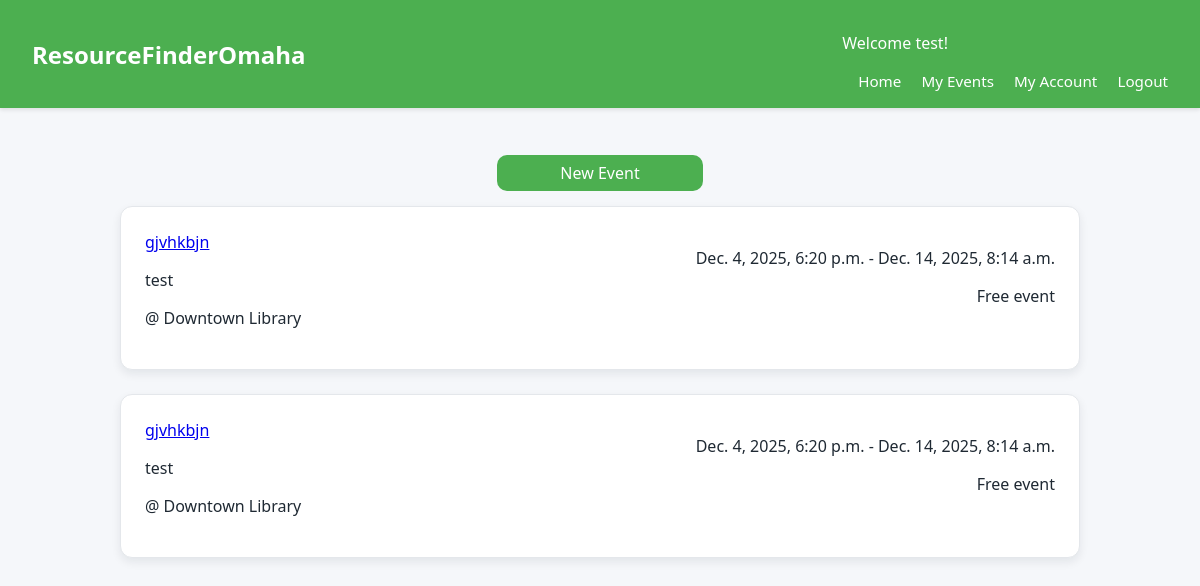
/myevents/ (signed in), run on an earlier commit of the app's database.
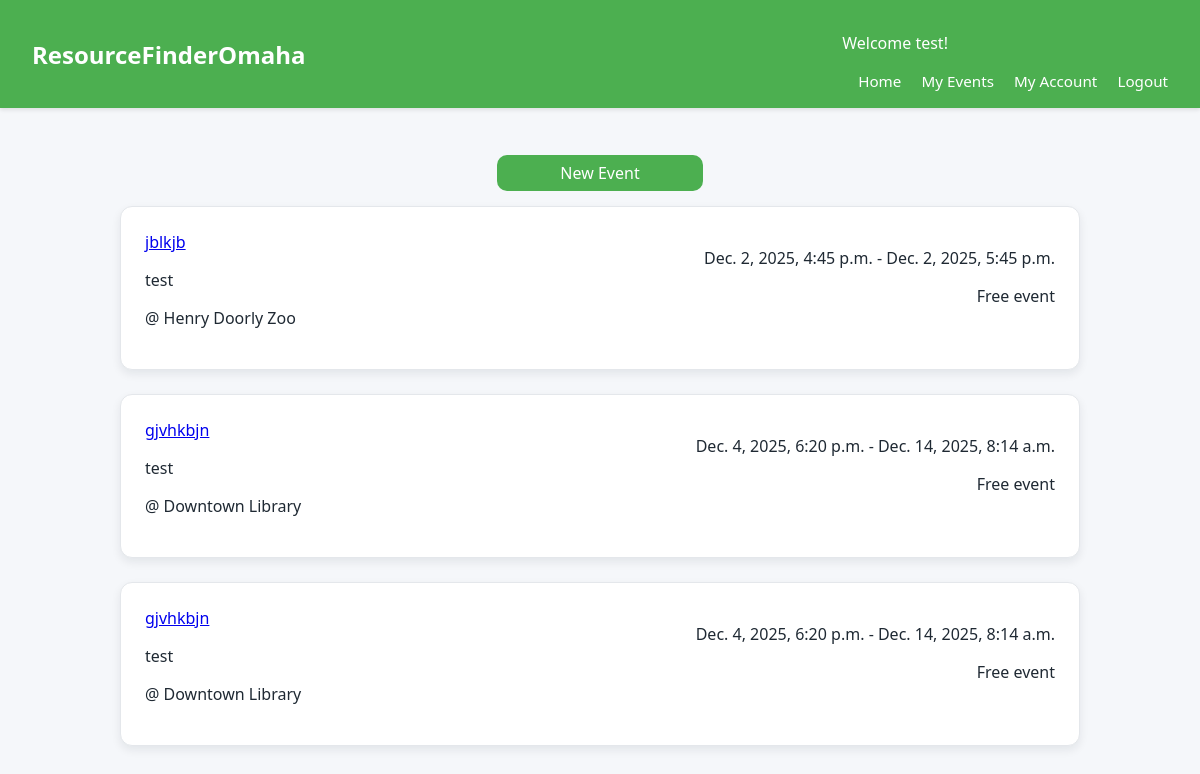
And on a later commit of the database.
### events/models.py (models this page shows, shortened)
class TimeStamped(models.Model):
    created_at = models.DateTimeField(auto_now_add=True)
    updated_at = models.DateTimeField(auto_now=True)
    class Meta:
        abstract = True

class Event(TimeStamped):
    org = models.ForeignKey(Organization, on_delete=models.CASCADE, related_name="events")
    title = models.CharField(max_length=200)
    description = models.TextField(blank=True)
    start_at = models.DateTimeField()
    end_at = models.DateTimeField(null=True, blank=True)
    location = models.ForeignKey(Location, on_delete=models.PROTECT, related_name="events")
    is_free = models.BooleanField(default=True)
    url = models.URLField(blank=True)
    capacity = models.PositiveIntegerField(null=True, blank=True)
    categories = models.ManyToManyField(Category, related_name="events", blank=True)
    is_published = models.BooleanField(default=True)
    class Meta:
        indexes = [
            models.Index(fields=["start_at"]),
            models.Index(fields=["is_published"]),
        ]
        ordering = ["start_at"]

class Organization(TimeStamped):
    org = models.OneToOneField(User, on_delete=models.CASCADE) # link extra info to user
    name = models.CharField(max_length=150, unique=True)
    description = models.TextField(blank=True)
    website = models.URLField(blank=True)
    email = models.EmailField(blank=True)
    phone = models.CharField(max_length=30, blank=True)
    is_verified = models.BooleanField(default=False)

class Location(TimeStamped):
    name = models.CharField(max_length=120, blank=True)
    address1 = models.CharField(max_length=200, blank=True)
    address2 = models.CharField(max_length=200, blank=True)
    city = models.CharField(max_length=80, default="Omaha")
    state = models.CharField(max_length=2, default="NE")
    postal_code = models.CharField(max_length=15, blank=True)
    latitude = models.FloatField(null=True, blank=True)
    longitude = models.FloatField(null=True, blank=True)

### events/views.py (the view)
# urls.py: path('myevents/', event_views.myevents, name='myevents'),
def myevents(request):
    user = request.user
    is_org = request.user.groups.filter(name='Organizations').exists()
    if not is_org:
        regs = Registration.objects.filter(user=user, status='registered')
        events = [r.event for r in regs]
        context = {
            "events" : events,
            "is_org" : is_org,
            'registrations' : regs
        }
    else:
        my_events = list(Event.objects.filter(org=user.organization))
        context = {
            'orgevents' : my_events,
            'is_org' : is_org,
        }
    return render(request, 'myevents.html', context)

### events/templates/myevents.html (shortened to what this page needs)
{% extends "base.html" %}
{% block content %}
{% if is_org %}
<div style="display: flex; justify-content: center;">
    <a class="register-button" href="{% url 'addEvent' %}">New Event</a>
</div>
<div>
{% if orgevents %}
    {% for event in orgevents %}
            <div class="search-card two-columns">
            <div>
                <a href="{% url 'viewEvent' event.id %}">{{event.title}}</a>
                <p>{{event.org.name}}</p>
                <p>@ {{event.location.name}}</p>
            </div>
            <div>
                <p style="text-align: right;">{{event.start_at}} - {{event.end_at}}</p>
                <p style="text-align: right;">
                    {% if event.is_free %}
                        Free event
                    {% else %}
                        Paid event
                    {% endif %}
                </p>
            </div>
            </div>
    {% endfor %}
{% else %}
    <div class="search-card"><p>You haven't created any events.</p></div>
{% endif %}
</div>
{% endif %}
{% endblock %}

What changed in the data, as far as the page shows it:
added Event: title "jblkjb", org.name "test", location.name "Henry Doorly Zoo", start_at "Dec. 2, 2025, 4:45 p.m.", end_at "Dec. 2, 2025, 5:45 p.m.", is_free "Free event"
